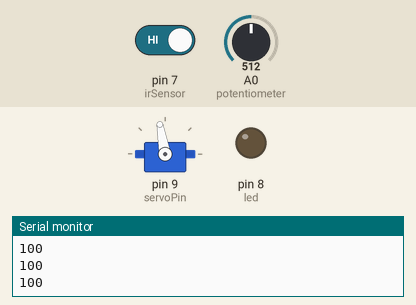
Bench run of a sketch on a simulated Arduino Uno, built with avr-gcc and run on an emulated ATmega328P. Shown: servo, output pins drawn as LEDs (lit = HIGH), the last lines printed to the serial monitor. Inputs (shaded band) come from the test bench; at power-on: A0 (potentiometer) = 512, pin 7 (irSensor) HIGH.

Above: at 1.2 s.
1.3 s: A0 (potentiometer) set to 306
At 2.5 s:
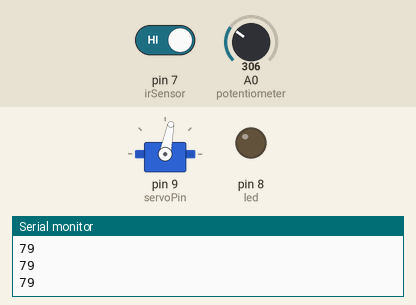
2.8 s: pin 7 (irSensor) driven LOW
At 3.3 s:
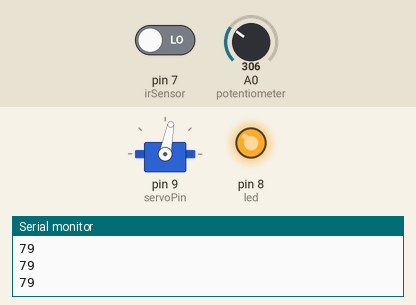
4.3 s: A0 (potentiometer) set to 511
At 5.2 s:
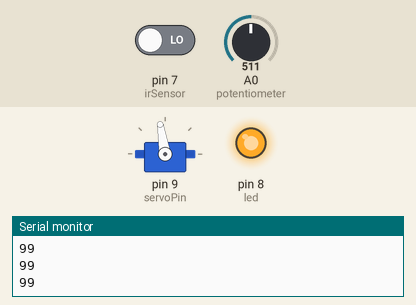
5.8 s: pin 7 (irSensor) driven HIGH
At 7.0 s:
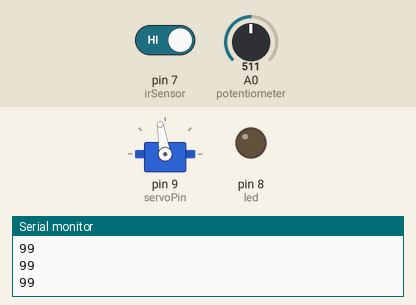
7.3 s: A0 (potentiometer) set to 900
At 7.8 s:
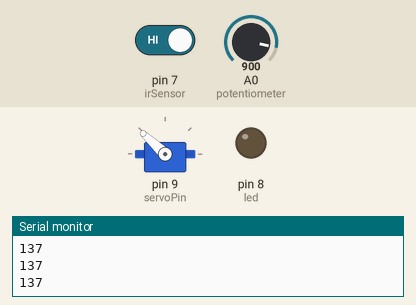
8.8 s: pin 7 (irSensor) driven LOW
At 9.7 s:
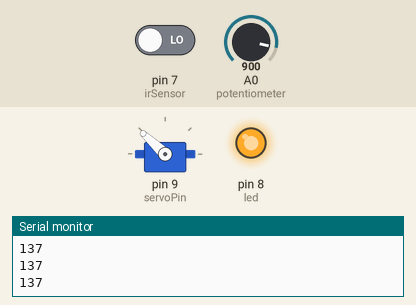
Timing chart, 0 to 11.3 s (numbered marks = the images above; inputs shaded):
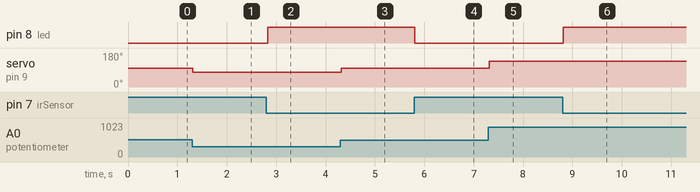

Measured:
- after the input at 1.3 s, servo on pin 9 (servoPin): 100° → 79° at once
- after the input at 2.8 s, pin 8 (led): LOW → HIGH at once
- after the input at 4.3 s, servo on pin 9 (servoPin): 79° → 99° at once
- after the input at 5.8 s, pin 8 (led): HIGH → LOW at once
- after the input at 7.3 s, servo on pin 9 (servoPin): 99° → 137° at once
- after the input at 8.8 s, pin 8 (led): LOW → HIGH at once

The sketch:

servo_and_IRsensor.ino
```cpp
#include <Servo.h>

// Servo motor
Servo servoMotor;

// Pin numbers
int led = 8;
int potentiometer = A0;
int irSensor = 7;
int servoPin = 9;

// input
int potentioInput;
int irInput;

// output
int servoAngle;

void setup() {
  // init pins
  pinMode(led, OUTPUT);
  pinMode(potentiometer, INPUT);
  pinMode(irSensor, INPUT);
  servoMotor.attach(servoPin);

  Serial.begin(9600);
}

void loop() {
  // read potentiometer input
  potentioInput = analogRead(potentiometer);
  // read IR sensor
  irInput = digitalRead(irSensor);

  // led
  if (irInput == LOW) {
    digitalWrite(led, HIGH);
  } else {
    digitalWrite(led, LOW);
  }

  // servo motor
  // map(input, input_range_min, input_range_max, servo_angle_min, servo_angle_max)
  servoAngle = map(potentioInput, 0, 1023, 50, 150);
  servoMotor.write(servoAngle);

  Serial.println(servoAngle);

  delay(30);
}
```
